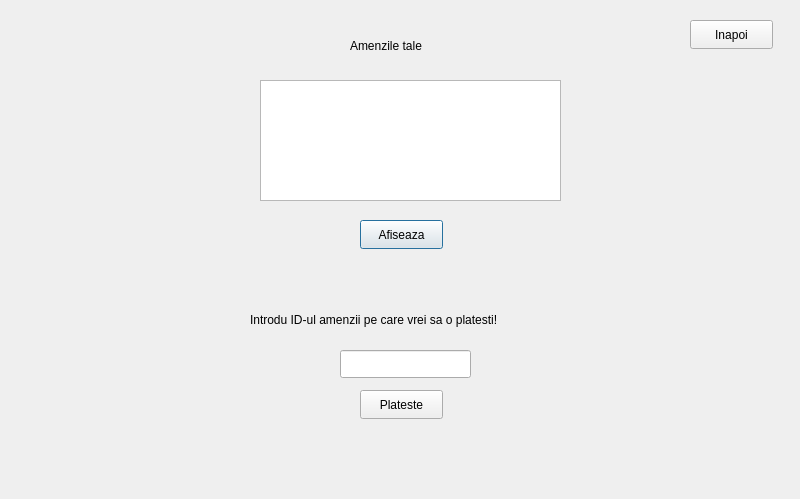
<?xml version="1.0" encoding="UTF-8"?>
<ui version="4.0">
 <class>fereastraAmenzi</class>
 <widget class="QDialog" name="fereastraAmenzi">
  <property name="geometry">
   <rect>
    <x>0</x>
    <y>0</y>
    <width>800</width>
    <height>499</height>
   </rect>
  </property>
  <property name="windowTitle">
   <string>Dialog</string>
  </property>
  <property name="styleSheet">
   <string notr="true">#fereastraAmenzi
{
background:url(:/imaginebuna.png)
}</string>
  </property>
  <widget class="QTextEdit" name="textEdit">
   <property name="geometry">
    <rect>
     <x>260</x>
     <y>80</y>
     <width>301</width>
     <height>121</height>
    </rect>
   </property>
  </widget>
  <widget class="QPushButton" name="pushButton">
   <property name="geometry">
    <rect>
     <x>360</x>
     <y>220</y>
     <width>83</width>
     <height>29</height>
    </rect>
   </property>
   <property name="text">
    <string>Afiseaza</string>
   </property>
  </widget>
  <widget class="QPushButton" name="pushButton_2">
   <property name="geometry">
    <rect>
     <x>690</x>
     <y>20</y>
     <width>83</width>
     <height>29</height>
    </rect>
   </property>
   <property name="text">
    <string>Inapoi</string>
   </property>
  </widget>
  <widget class="QLineEdit" name="lineEdit">
   <property name="geometry">
    <rect>
     <x>340</x>
     <y>350</y>
     <width>131</width>
     <height>28</height>
    </rect>
   </property>
  </widget>
  <widget class="QPushButton" name="pushButton_3">
   <property name="geometry">
    <rect>
     <x>360</x>
     <y>390</y>
     <width>83</width>
     <height>29</height>
    </rect>
   </property>
   <property name="text">
    <string>Plateste</string>
   </property>
  </widget>
  <widget class="QLabel" name="label">
   <property name="geometry">
    <rect>
     <x>250</x>
     <y>310</y>
     <width>321</width>
     <height>20</height>
    </rect>
   </property>
   <property name="text">
    <string>Introdu ID-ul amenzii pe care vrei sa o platesti!</string>
   </property>
  </widget>
  <widget class="QLabel" name="labelInformatie">
   <property name="geometry">
    <rect>
     <x>290</x>
     <y>440</y>
     <width>251</width>
     <height>20</height>
    </rect>
   </property>
   <property name="text">
    <string/>
   </property>
  </widget>
  <widget class="QLabel" name="label_2">
   <property name="geometry">
    <rect>
     <x>350</x>
     <y>30</y>
     <width>101</width>
     <height>31</height>
    </rect>
   </property>
   <property name="text">
    <string>Amenzile tale</string>
   </property>
  </widget>
 </widget>
 <resources/>
 <connections/>
</ui>
